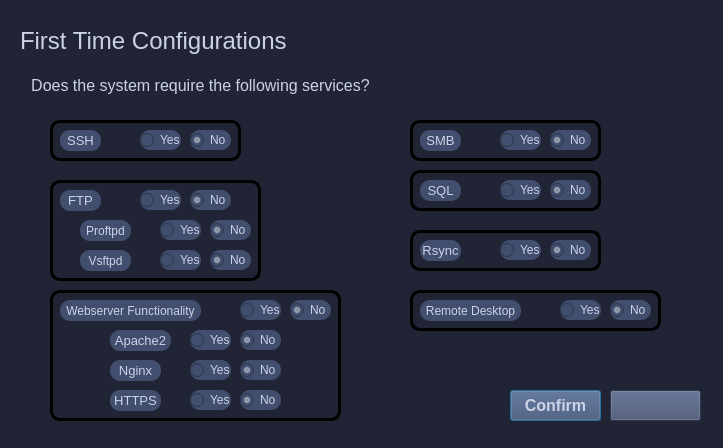
<?xml version="1.0" encoding="UTF-8"?>
<ui version="4.0">
 <class>firstConf</class>
 <widget class="QDialog" name="firstConf">
  <property name="geometry">
   <rect>
    <x>0</x>
    <y>0</y>
    <width>723</width>
    <height>448</height>
   </rect>
  </property>
  <property name="windowTitle">
   <string>First Time Configuration</string>
  </property>
  <property name="styleSheet">
   <string notr="true">background-color: #212434
            </string>
  </property>
  <widget class="QPushButton" name="quit_buttonConf">
   <property name="geometry">
    <rect>
     <x>610</x>
     <y>390</y>
     <width>91</width>
     <height>31</height>
    </rect>
   </property>
   <property name="font">
    <font>
     <pointsize>12</pointsize>
     <weight>75</weight>
     <bold>true</bold>
    </font>
   </property>
   <property name="styleSheet">
    <string notr="true">QPushButton {
background-color:#414E6E;
color: #CCD2E6;
font-weight: bold;
}

QPushButton:hover {
background: rgba(139, 147, 178, .75);
}</string>
   </property>
   <property name="text">
    <string/>
   </property>
  </widget>
  <widget class="QPushButton" name="confirmbtn">
   <property name="geometry">
    <rect>
     <x>510</x>
     <y>390</y>
     <width>91</width>
     <height>31</height>
    </rect>
   </property>
   <property name="font">
    <font>
     <pointsize>12</pointsize>
     <weight>75</weight>
     <bold>true</bold>
    </font>
   </property>
   <property name="styleSheet">
    <string notr="true">QPushButton {
background-color:#414E6E;
color: #CCD2E6;
font-weight: bold;
}

QPushButton:hover {
background: rgba(139, 147, 178, .75);
}</string>
   </property>
   <property name="text">
    <string>Confirm</string>
   </property>
   <property name="default">
    <bool>true</bool>
   </property>
  </widget>
  <widget class="QLabel" name="fconflbl">
   <property name="geometry">
    <rect>
     <x>20</x>
     <y>20</y>
     <width>281</width>
     <height>41</height>
    </rect>
   </property>
   <property name="font">
    <font>
     <pointsize>18</pointsize>
     <italic>false</italic>
    </font>
   </property>
   <property name="styleSheet">
    <string notr="true">color: #CCD2E6; backgorund-color:</string>
   </property>
   <property name="text">
    <string>First Time Configurations</string>
   </property>
  </widget>
  <widget class="QLabel" name="fconfqalbl">
   <property name="geometry">
    <rect>
     <x>20</x>
     <y>70</y>
     <width>361</width>
     <height>31</height>
    </rect>
   </property>
   <property name="font">
    <font>
     <pointsize>12</pointsize>
    </font>
   </property>
   <property name="styleSheet">
    <string notr="true">color: #CCD2E6; backgorund-color:</string>
   </property>
   <property name="text">
    <string>Does the system require the following services?</string>
   </property>
   <property name="alignment">
    <set>Qt::AlignCenter</set>
   </property>
  </widget>
  <widget class="QFrame" name="frame">
   <property name="geometry">
    <rect>
     <x>50</x>
     <y>120</y>
     <width>191</width>
     <height>41</height>
    </rect>
   </property>
   <property name="autoFillBackground">
    <bool>false</bool>
   </property>
   <property name="styleSheet">
    <string notr="true">border: 2px solid;
                    border-width: 3px;
                    background: transparent;
                    border-radius: 10px;
                    color: black;
                </string>
   </property>
   <property name="frameShape">
    <enum>QFrame::StyledPanel</enum>
   </property>
   <property name="frameShadow">
    <enum>QFrame::Raised</enum>
   </property>
   <widget class="QRadioButton" name="sshy">
    <property name="geometry">
     <rect>
      <x>90</x>
      <y>10</y>
      <width>41</width>
      <height>20</height>
     </rect>
    </property>
    <property name="font">
     <font>
      <pointsize>9</pointsize>
     </font>
    </property>
    <property name="styleSheet">
     <string notr="true">background-color: #414E6E;color: #CCD2E6;border: none;</string>
    </property>
    <property name="text">
     <string>Yes</string>
    </property>
   </widget>
   <widget class="QRadioButton" name="sshn">
    <property name="geometry">
     <rect>
      <x>140</x>
      <y>10</y>
      <width>41</width>
      <height>20</height>
     </rect>
    </property>
    <property name="font">
     <font>
      <pointsize>9</pointsize>
     </font>
    </property>
    <property name="styleSheet">
     <string notr="true">background-color: #414E6E;color: #CCD2E6;border: none;</string>
    </property>
    <property name="text">
     <string>No</string>
    </property>
    <property name="checked">
     <bool>true</bool>
    </property>
   </widget>
   <widget class="QLabel" name="ssh">
    <property name="geometry">
     <rect>
      <x>10</x>
      <y>10</y>
      <width>41</width>
      <height>21</height>
     </rect>
    </property>
    <property name="font">
     <font>
      <pointsize>10</pointsize>
     </font>
    </property>
    <property name="layoutDirection">
     <enum>Qt::LeftToRight</enum>
    </property>
    <property name="styleSheet">
     <string notr="true">background-color: #414E6E;color: #CCD2E6;border: none;</string>
    </property>
    <property name="text">
     <string>SSH</string>
    </property>
    <property name="alignment">
     <set>Qt::AlignCenter</set>
    </property>
   </widget>
  </widget>
  <widget class="QFrame" name="ftpfrm">
   <property name="geometry">
    <rect>
     <x>50</x>
     <y>180</y>
     <width>211</width>
     <height>101</height>
    </rect>
   </property>
   <property name="styleSheet">
    <string notr="true">border: 2px solid;
                    border-width: 3px;
                    background: transparent;
                    border-radius: 10px;
                    color: black;
                </string>
   </property>
   <property name="frameShape">
    <enum>QFrame::StyledPanel</enum>
   </property>
   <property name="frameShadow">
    <enum>QFrame::Raised</enum>
   </property>
   <widget class="QFrame" name="vsftpdynfrm">
    <property name="geometry">
     <rect>
      <x>30</x>
      <y>70</y>
      <width>171</width>
      <height>21</height>
     </rect>
    </property>
    <property name="styleSheet">
     <string notr="true">border: none</string>
    </property>
    <property name="frameShape">
     <enum>QFrame::StyledPanel</enum>
    </property>
    <property name="frameShadow">
     <enum>QFrame::Raised</enum>
    </property>
    <widget class="QRadioButton" name="vsftpdn">
     <property name="geometry">
      <rect>
       <x>130</x>
       <y>0</y>
       <width>41</width>
       <height>20</height>
      </rect>
     </property>
     <property name="font">
      <font>
       <pointsize>9</pointsize>
      </font>
     </property>
     <property name="styleSheet">
      <string notr="true">background-color: #414E6E;color: #CCD2E6;</string>
     </property>
     <property name="text">
      <string>No</string>
     </property>
     <property name="checked">
      <bool>true</bool>
     </property>
    </widget>
    <widget class="QRadioButton" name="vsftpdy">
     <property name="geometry">
      <rect>
       <x>80</x>
       <y>0</y>
       <width>41</width>
       <height>20</height>
      </rect>
     </property>
     <property name="font">
      <font>
       <pointsize>9</pointsize>
      </font>
     </property>
     <property name="styleSheet">
      <string notr="true">background-color: #414E6E;color: #CCD2E6;</string>
     </property>
     <property name="text">
      <string>Yes</string>
     </property>
    </widget>
    <widget class="QLabel" name="vsfptd">
     <property name="geometry">
      <rect>
       <x>0</x>
       <y>0</y>
       <width>51</width>
       <height>21</height>
      </rect>
     </property>
     <property name="font">
      <font>
       <pointsize>9</pointsize>
      </font>
     </property>
     <property name="layoutDirection">
      <enum>Qt::LeftToRight</enum>
     </property>
     <property name="styleSheet">
      <string notr="true">background-color: #414E6E;color: #CCD2E6;</string>
     </property>
     <property name="text">
      <string>Vsftpd</string>
     </property>
     <property name="alignment">
      <set>Qt::AlignCenter</set>
     </property>
    </widget>
   </widget>
   <widget class="QFrame" name="proftpdynfrm">
    <property name="geometry">
     <rect>
      <x>30</x>
      <y>40</y>
      <width>171</width>
      <height>21</height>
     </rect>
    </property>
    <property name="styleSheet">
     <string notr="true">border: none</string>
    </property>
    <property name="frameShape">
     <enum>QFrame::StyledPanel</enum>
    </property>
    <property name="frameShadow">
     <enum>QFrame::Raised</enum>
    </property>
    <widget class="QRadioButton" name="proftpdn">
     <property name="geometry">
      <rect>
       <x>130</x>
       <y>0</y>
       <width>41</width>
       <height>20</height>
      </rect>
     </property>
     <property name="font">
      <font>
       <pointsize>9</pointsize>
      </font>
     </property>
     <property name="styleSheet">
      <string notr="true">background-color: #414E6E;color: #CCD2E6;</string>
     </property>
     <property name="text">
      <string>No</string>
     </property>
     <property name="checked">
      <bool>true</bool>
     </property>
    </widget>
    <widget class="QRadioButton" name="proftpdy">
     <property name="geometry">
      <rect>
       <x>80</x>
       <y>0</y>
       <width>41</width>
       <height>20</height>
      </rect>
     </property>
     <property name="font">
      <font>
       <pointsize>9</pointsize>
      </font>
     </property>
     <property name="styleSheet">
      <string notr="true">background-color: #414E6E;color: #CCD2E6;</string>
     </property>
     <property name="text">
      <string>Yes</string>
     </property>
    </widget>
    <widget class="QLabel" name="proftpd">
     <property name="geometry">
      <rect>
       <x>0</x>
       <y>0</y>
       <width>51</width>
       <height>21</height>
      </rect>
     </property>
     <property name="font">
      <font>
       <pointsize>9</pointsize>
      </font>
     </property>
     <property name="layoutDirection">
      <enum>Qt::LeftToRight</enum>
     </property>
     <property name="styleSheet">
      <string notr="true">background-color: #414E6E;color: #CCD2E6;</string>
     </property>
     <property name="text">
      <string>Proftpd</string>
     </property>
     <property name="alignment">
      <set>Qt::AlignCenter</set>
     </property>
    </widget>
   </widget>
   <widget class="QFrame" name="ftpynfrm">
    <property name="geometry">
     <rect>
      <x>10</x>
      <y>10</y>
      <width>171</width>
      <height>21</height>
     </rect>
    </property>
    <property name="styleSheet">
     <string notr="true">border: none</string>
    </property>
    <property name="frameShape">
     <enum>QFrame::StyledPanel</enum>
    </property>
    <property name="frameShadow">
     <enum>QFrame::Raised</enum>
    </property>
    <widget class="QRadioButton" name="ftpn">
     <property name="geometry">
      <rect>
       <x>130</x>
       <y>0</y>
       <width>41</width>
       <height>20</height>
      </rect>
     </property>
     <property name="font">
      <font>
       <pointsize>9</pointsize>
      </font>
     </property>
     <property name="styleSheet">
      <string notr="true">background-color: #414E6E;color: #CCD2E6;</string>
     </property>
     <property name="text">
      <string>No</string>
     </property>
     <property name="checked">
      <bool>true</bool>
     </property>
    </widget>
    <widget class="QRadioButton" name="ftpy">
     <property name="geometry">
      <rect>
       <x>80</x>
       <y>0</y>
       <width>41</width>
       <height>20</height>
      </rect>
     </property>
     <property name="font">
      <font>
       <pointsize>9</pointsize>
       <weight>50</weight>
       <bold>false</bold>
      </font>
     </property>
     <property name="styleSheet">
      <string notr="true">background-color: #414E6E;color: #CCD2E6;</string>
     </property>
     <property name="text">
      <string>Yes</string>
     </property>
    </widget>
    <widget class="QLabel" name="ftp">
     <property name="geometry">
      <rect>
       <x>0</x>
       <y>0</y>
       <width>41</width>
       <height>21</height>
      </rect>
     </property>
     <property name="font">
      <font>
       <pointsize>10</pointsize>
      </font>
     </property>
     <property name="layoutDirection">
      <enum>Qt::LeftToRight</enum>
     </property>
     <property name="styleSheet">
      <string notr="true">background-color: #414E6E;color: #CCD2E6;</string>
     </property>
     <property name="text">
      <string>FTP</string>
     </property>
     <property name="alignment">
      <set>Qt::AlignCenter</set>
     </property>
    </widget>
   </widget>
  </widget>
  <widget class="QFrame" name="frame_2">
   <property name="geometry">
    <rect>
     <x>50</x>
     <y>290</y>
     <width>291</width>
     <height>131</height>
    </rect>
   </property>
   <property name="styleSheet">
    <string notr="true">border: 2px solid;
                    border-width: 3px;
                    background: transparent;
                    border-radius: 10px;
                    color: black;
                </string>
   </property>
   <property name="frameShape">
    <enum>QFrame::StyledPanel</enum>
   </property>
   <property name="frameShadow">
    <enum>QFrame::Raised</enum>
   </property>
   <widget class="QFrame" name="frame_6">
    <property name="geometry">
     <rect>
      <x>10</x>
      <y>10</y>
      <width>271</width>
      <height>21</height>
     </rect>
    </property>
    <property name="styleSheet">
     <string notr="true">border: none;</string>
    </property>
    <property name="frameShape">
     <enum>QFrame::StyledPanel</enum>
    </property>
    <property name="frameShadow">
     <enum>QFrame::Raised</enum>
    </property>
    <widget class="QRadioButton" name="weby">
     <property name="geometry">
      <rect>
       <x>180</x>
       <y>0</y>
       <width>41</width>
       <height>20</height>
      </rect>
     </property>
     <property name="font">
      <font>
       <pointsize>9</pointsize>
      </font>
     </property>
     <property name="styleSheet">
      <string notr="true">background-color: #414E6E;color: #CCD2E6;</string>
     </property>
     <property name="text">
      <string>Yes</string>
     </property>
    </widget>
    <widget class="QLabel" name="web">
     <property name="geometry">
      <rect>
       <x>0</x>
       <y>0</y>
       <width>141</width>
       <height>21</height>
      </rect>
     </property>
     <property name="font">
      <font>
       <pointsize>9</pointsize>
      </font>
     </property>
     <property name="layoutDirection">
      <enum>Qt::LeftToRight</enum>
     </property>
     <property name="styleSheet">
      <string notr="true">background-color: #414E6E;color: #CCD2E6;</string>
     </property>
     <property name="text">
      <string>Webserver Functionality</string>
     </property>
     <property name="alignment">
      <set>Qt::AlignCenter</set>
     </property>
    </widget>
    <widget class="QRadioButton" name="webn">
     <property name="geometry">
      <rect>
       <x>230</x>
       <y>0</y>
       <width>41</width>
       <height>20</height>
      </rect>
     </property>
     <property name="font">
      <font>
       <pointsize>9</pointsize>
      </font>
     </property>
     <property name="styleSheet">
      <string notr="true">background-color: #414E6E;color: #CCD2E6;</string>
     </property>
     <property name="text">
      <string>No</string>
     </property>
     <property name="checked">
      <bool>true</bool>
     </property>
    </widget>
   </widget>
   <widget class="QFrame" name="frame_7">
    <property name="geometry">
     <rect>
      <x>60</x>
      <y>40</y>
      <width>171</width>
      <height>21</height>
     </rect>
    </property>
    <property name="styleSheet">
     <string notr="true">border: none;</string>
    </property>
    <property name="frameShape">
     <enum>QFrame::StyledPanel</enum>
    </property>
    <property name="frameShadow">
     <enum>QFrame::Raised</enum>
    </property>
    <widget class="QLabel" name="apache">
     <property name="geometry">
      <rect>
       <x>0</x>
       <y>0</y>
       <width>61</width>
       <height>21</height>
      </rect>
     </property>
     <property name="font">
      <font>
       <pointsize>10</pointsize>
      </font>
     </property>
     <property name="layoutDirection">
      <enum>Qt::LeftToRight</enum>
     </property>
     <property name="styleSheet">
      <string notr="true">background-color: #414E6E;color: #CCD2E6;</string>
     </property>
     <property name="text">
      <string>Apache2</string>
     </property>
     <property name="alignment">
      <set>Qt::AlignCenter</set>
     </property>
    </widget>
    <widget class="QRadioButton" name="apachey">
     <property name="geometry">
      <rect>
       <x>80</x>
       <y>0</y>
       <width>41</width>
       <height>20</height>
      </rect>
     </property>
     <property name="font">
      <font>
       <pointsize>9</pointsize>
      </font>
     </property>
     <property name="styleSheet">
      <string notr="true">background-color: #414E6E;color: #CCD2E6;</string>
     </property>
     <property name="text">
      <string>Yes</string>
     </property>
    </widget>
    <widget class="QRadioButton" name="apachen">
     <property name="geometry">
      <rect>
       <x>130</x>
       <y>0</y>
       <width>41</width>
       <height>20</height>
      </rect>
     </property>
     <property name="font">
      <font>
       <pointsize>9</pointsize>
      </font>
     </property>
     <property name="styleSheet">
      <string notr="true">background-color: #414E6E;color: #CCD2E6;</string>
     </property>
     <property name="text">
      <string>No</string>
     </property>
     <property name="checked">
      <bool>true</bool>
     </property>
    </widget>
   </widget>
   <widget class="QFrame" name="frame_8">
    <property name="geometry">
     <rect>
      <x>60</x>
      <y>70</y>
      <width>171</width>
      <height>21</height>
     </rect>
    </property>
    <property name="styleSheet">
     <string notr="true">border: none;</string>
    </property>
    <property name="frameShape">
     <enum>QFrame::StyledPanel</enum>
    </property>
    <property name="frameShadow">
     <enum>QFrame::Raised</enum>
    </property>
    <widget class="QRadioButton" name="nginxy">
     <property name="geometry">
      <rect>
       <x>80</x>
       <y>0</y>
       <width>41</width>
       <height>20</height>
      </rect>
     </property>
     <property name="font">
      <font>
       <pointsize>9</pointsize>
      </font>
     </property>
     <property name="styleSheet">
      <string notr="true">background-color: #414E6E;color: #CCD2E6;</string>
     </property>
     <property name="text">
      <string>Yes</string>
     </property>
    </widget>
    <widget class="QRadioButton" name="nginxn">
     <property name="geometry">
      <rect>
       <x>130</x>
       <y>0</y>
       <width>41</width>
       <height>20</height>
      </rect>
     </property>
     <property name="font">
      <font>
       <pointsize>9</pointsize>
      </font>
     </property>
     <property name="styleSheet">
      <string notr="true">background-color: #414E6E;color: #CCD2E6;</string>
     </property>
     <property name="text">
      <string>No</string>
     </property>
     <property name="checked">
      <bool>true</bool>
     </property>
    </widget>
    <widget class="QLabel" name="nginx">
     <property name="geometry">
      <rect>
       <x>0</x>
       <y>0</y>
       <width>51</width>
       <height>21</height>
      </rect>
     </property>
     <property name="font">
      <font>
       <pointsize>10</pointsize>
      </font>
     </property>
     <property name="layoutDirection">
      <enum>Qt::LeftToRight</enum>
     </property>
     <property name="styleSheet">
      <string notr="true">background-color: #414E6E;color: #CCD2E6;</string>
     </property>
     <property name="text">
      <string>Nginx</string>
     </property>
     <property name="alignment">
      <set>Qt::AlignCenter</set>
     </property>
    </widget>
   </widget>
   <widget class="QFrame" name="frame_9">
    <property name="geometry">
     <rect>
      <x>60</x>
      <y>100</y>
      <width>171</width>
      <height>21</height>
     </rect>
    </property>
    <property name="styleSheet">
     <string notr="true">border: none;</string>
    </property>
    <property name="frameShape">
     <enum>QFrame::StyledPanel</enum>
    </property>
    <property name="frameShadow">
     <enum>QFrame::Raised</enum>
    </property>
    <widget class="QLabel" name="https">
     <property name="geometry">
      <rect>
       <x>0</x>
       <y>0</y>
       <width>51</width>
       <height>21</height>
      </rect>
     </property>
     <property name="font">
      <font>
       <pointsize>10</pointsize>
      </font>
     </property>
     <property name="layoutDirection">
      <enum>Qt::LeftToRight</enum>
     </property>
     <property name="styleSheet">
      <string notr="true">background-color: #414E6E;color: #CCD2E6;</string>
     </property>
     <property name="text">
      <string>HTTPS</string>
     </property>
     <property name="alignment">
      <set>Qt::AlignCenter</set>
     </property>
    </widget>
    <widget class="QRadioButton" name="httpsn">
     <property name="geometry">
      <rect>
       <x>130</x>
       <y>0</y>
       <width>41</width>
       <height>20</height>
      </rect>
     </property>
     <property name="font">
      <font>
       <pointsize>9</pointsize>
      </font>
     </property>
     <property name="styleSheet">
      <string notr="true">background-color: #414E6E;color: #CCD2E6;</string>
     </property>
     <property name="text">
      <string>No</string>
     </property>
     <property name="checked">
      <bool>true</bool>
     </property>
    </widget>
    <widget class="QRadioButton" name="httpsy">
     <property name="geometry">
      <rect>
       <x>80</x>
       <y>0</y>
       <width>41</width>
       <height>20</height>
      </rect>
     </property>
     <property name="font">
      <font>
       <pointsize>9</pointsize>
      </font>
     </property>
     <property name="styleSheet">
      <string notr="true">background-color: #414E6E;color: #CCD2E6;</string>
     </property>
     <property name="text">
      <string>Yes</string>
     </property>
    </widget>
   </widget>
  </widget>
  <widget class="QFrame" name="frame_3">
   <property name="geometry">
    <rect>
     <x>410</x>
     <y>120</y>
     <width>191</width>
     <height>41</height>
    </rect>
   </property>
   <property name="styleSheet">
    <string notr="true">border: 2px solid;
                    border-width: 3px;
                    background: transparent;
                    border-radius: 10px;
                    color: black;
                </string>
   </property>
   <property name="frameShape">
    <enum>QFrame::StyledPanel</enum>
   </property>
   <property name="frameShadow">
    <enum>QFrame::Raised</enum>
   </property>
   <widget class="QLabel" name="smb">
    <property name="geometry">
     <rect>
      <x>10</x>
      <y>10</y>
      <width>41</width>
      <height>21</height>
     </rect>
    </property>
    <property name="font">
     <font>
      <pointsize>10</pointsize>
     </font>
    </property>
    <property name="layoutDirection">
     <enum>Qt::LeftToRight</enum>
    </property>
    <property name="styleSheet">
     <string notr="true">background-color: #414E6E;color: #CCD2E6;border: none;</string>
    </property>
    <property name="text">
     <string>SMB</string>
    </property>
    <property name="alignment">
     <set>Qt::AlignCenter</set>
    </property>
   </widget>
   <widget class="QRadioButton" name="smbn">
    <property name="geometry">
     <rect>
      <x>140</x>
      <y>10</y>
      <width>41</width>
      <height>20</height>
     </rect>
    </property>
    <property name="font">
     <font>
      <pointsize>9</pointsize>
     </font>
    </property>
    <property name="styleSheet">
     <string notr="true">background-color: #414E6E;color: #CCD2E6;border: none;</string>
    </property>
    <property name="text">
     <string>No</string>
    </property>
    <property name="checked">
     <bool>true</bool>
    </property>
   </widget>
   <widget class="QRadioButton" name="smby">
    <property name="geometry">
     <rect>
      <x>90</x>
      <y>10</y>
      <width>41</width>
      <height>20</height>
     </rect>
    </property>
    <property name="font">
     <font>
      <pointsize>9</pointsize>
     </font>
    </property>
    <property name="styleSheet">
     <string notr="true">background-color: #414E6E;color: #CCD2E6;border: none;</string>
    </property>
    <property name="text">
     <string>Yes</string>
    </property>
   </widget>
  </widget>
  <widget class="QFrame" name="frame_4">
   <property name="geometry">
    <rect>
     <x>410</x>
     <y>170</y>
     <width>191</width>
     <height>41</height>
    </rect>
   </property>
   <property name="styleSheet">
    <string notr="true">border: 2px solid;
                    border-width: 3px;
                    background: transparent;
                    border-radius: 10px;
                    color: black;
                </string>
   </property>
   <property name="frameShape">
    <enum>QFrame::StyledPanel</enum>
   </property>
   <property name="frameShadow">
    <enum>QFrame::Raised</enum>
   </property>
   <widget class="QRadioButton" name="sqln">
    <property name="geometry">
     <rect>
      <x>140</x>
      <y>10</y>
      <width>41</width>
      <height>20</height>
     </rect>
    </property>
    <property name="font">
     <font>
      <pointsize>9</pointsize>
     </font>
    </property>
    <property name="styleSheet">
     <string notr="true">background-color: #414E6E;color: #CCD2E6;border: none;</string>
    </property>
    <property name="text">
     <string>No</string>
    </property>
    <property name="checked">
     <bool>true</bool>
    </property>
   </widget>
   <widget class="QRadioButton" name="sqly">
    <property name="geometry">
     <rect>
      <x>90</x>
      <y>10</y>
      <width>41</width>
      <height>20</height>
     </rect>
    </property>
    <property name="font">
     <font>
      <pointsize>9</pointsize>
     </font>
    </property>
    <property name="styleSheet">
     <string notr="true">background-color: #414E6E;color: #CCD2E6;border: none;</string>
    </property>
    <property name="text">
     <string>Yes</string>
    </property>
   </widget>
   <widget class="QLabel" name="sql">
    <property name="geometry">
     <rect>
      <x>10</x>
      <y>10</y>
      <width>41</width>
      <height>21</height>
     </rect>
    </property>
    <property name="font">
     <font>
      <pointsize>10</pointsize>
     </font>
    </property>
    <property name="layoutDirection">
     <enum>Qt::LeftToRight</enum>
    </property>
    <property name="styleSheet">
     <string notr="true">background-color: #414E6E;color: #CCD2E6;border: none;</string>
    </property>
    <property name="text">
     <string>SQL</string>
    </property>
    <property name="alignment">
     <set>Qt::AlignCenter</set>
    </property>
   </widget>
  </widget>
  <widget class="QFrame" name="frame_5">
   <property name="geometry">
    <rect>
     <x>410</x>
     <y>230</y>
     <width>191</width>
     <height>41</height>
    </rect>
   </property>
   <property name="styleSheet">
    <string notr="true">border: 2px solid;
                    border-width: 3px;
                    background: transparent;
                    border-radius: 10px;
                    color: black;
                </string>
   </property>
   <property name="frameShape">
    <enum>QFrame::StyledPanel</enum>
   </property>
   <property name="frameShadow">
    <enum>QFrame::Raised</enum>
   </property>
   <widget class="QLabel" name="rsync">
    <property name="geometry">
     <rect>
      <x>10</x>
      <y>10</y>
      <width>41</width>
      <height>21</height>
     </rect>
    </property>
    <property name="font">
     <font>
      <pointsize>10</pointsize>
     </font>
    </property>
    <property name="layoutDirection">
     <enum>Qt::LeftToRight</enum>
    </property>
    <property name="styleSheet">
     <string notr="true">background-color: #414E6E;color: #CCD2E6;border: none;</string>
    </property>
    <property name="text">
     <string>Rsync</string>
    </property>
    <property name="alignment">
     <set>Qt::AlignCenter</set>
    </property>
   </widget>
   <widget class="QRadioButton" name="rsyncn">
    <property name="geometry">
     <rect>
      <x>140</x>
      <y>10</y>
      <width>41</width>
      <height>20</height>
     </rect>
    </property>
    <property name="font">
     <font>
      <pointsize>9</pointsize>
     </font>
    </property>
    <property name="styleSheet">
     <string notr="true">background-color: #414E6E;color: #CCD2E6;border: none;</string>
    </property>
    <property name="text">
     <string>No</string>
    </property>
    <property name="checked">
     <bool>true</bool>
    </property>
   </widget>
   <widget class="QRadioButton" name="rsyncy">
    <property name="geometry">
     <rect>
      <x>90</x>
      <y>10</y>
      <width>41</width>
      <height>20</height>
     </rect>
    </property>
    <property name="font">
     <font>
      <pointsize>9</pointsize>
     </font>
    </property>
    <property name="styleSheet">
     <string notr="true">background-color: #414E6E;color: #CCD2E6;border: none;</string>
    </property>
    <property name="text">
     <string>Yes</string>
    </property>
   </widget>
  </widget>
  <widget class="QFrame" name="frame_10">
   <property name="geometry">
    <rect>
     <x>410</x>
     <y>290</y>
     <width>251</width>
     <height>41</height>
    </rect>
   </property>
   <property name="styleSheet">
    <string notr="true">border: 2px solid;
                    border-width: 3px;
                    background: transparent;
                    border-radius: 10px;
                    color: black;
                </string>
   </property>
   <property name="frameShape">
    <enum>QFrame::StyledPanel</enum>
   </property>
   <property name="frameShadow">
    <enum>QFrame::Raised</enum>
   </property>
   <widget class="QLabel" name="rdp">
    <property name="geometry">
     <rect>
      <x>10</x>
      <y>10</y>
      <width>101</width>
      <height>21</height>
     </rect>
    </property>
    <property name="font">
     <font>
      <pointsize>9</pointsize>
     </font>
    </property>
    <property name="layoutDirection">
     <enum>Qt::LeftToRight</enum>
    </property>
    <property name="styleSheet">
     <string notr="true">background-color: #414E6E;color: #CCD2E6;border: none;</string>
    </property>
    <property name="text">
     <string>Remote Desktop</string>
    </property>
    <property name="alignment">
     <set>Qt::AlignCenter</set>
    </property>
   </widget>
   <widget class="QRadioButton" name="rdpn">
    <property name="geometry">
     <rect>
      <x>200</x>
      <y>10</y>
      <width>41</width>
      <height>20</height>
     </rect>
    </property>
    <property name="font">
     <font>
      <pointsize>9</pointsize>
     </font>
    </property>
    <property name="styleSheet">
     <string notr="true">background-color: #414E6E;color: #CCD2E6;border: none;</string>
    </property>
    <property name="text">
     <string>No</string>
    </property>
    <property name="checked">
     <bool>true</bool>
    </property>
   </widget>
   <widget class="QRadioButton" name="rdpy">
    <property name="geometry">
     <rect>
      <x>150</x>
      <y>10</y>
      <width>41</width>
      <height>20</height>
     </rect>
    </property>
    <property name="font">
     <font>
      <pointsize>9</pointsize>
     </font>
    </property>
    <property name="styleSheet">
     <string notr="true">background-color: #414E6E;color: #CCD2E6;border: none;</string>
    </property>
    <property name="text">
     <string>Yes</string>
    </property>
   </widget>
  </widget>
 </widget>
 <resources/>
 <connections/>
</ui>
